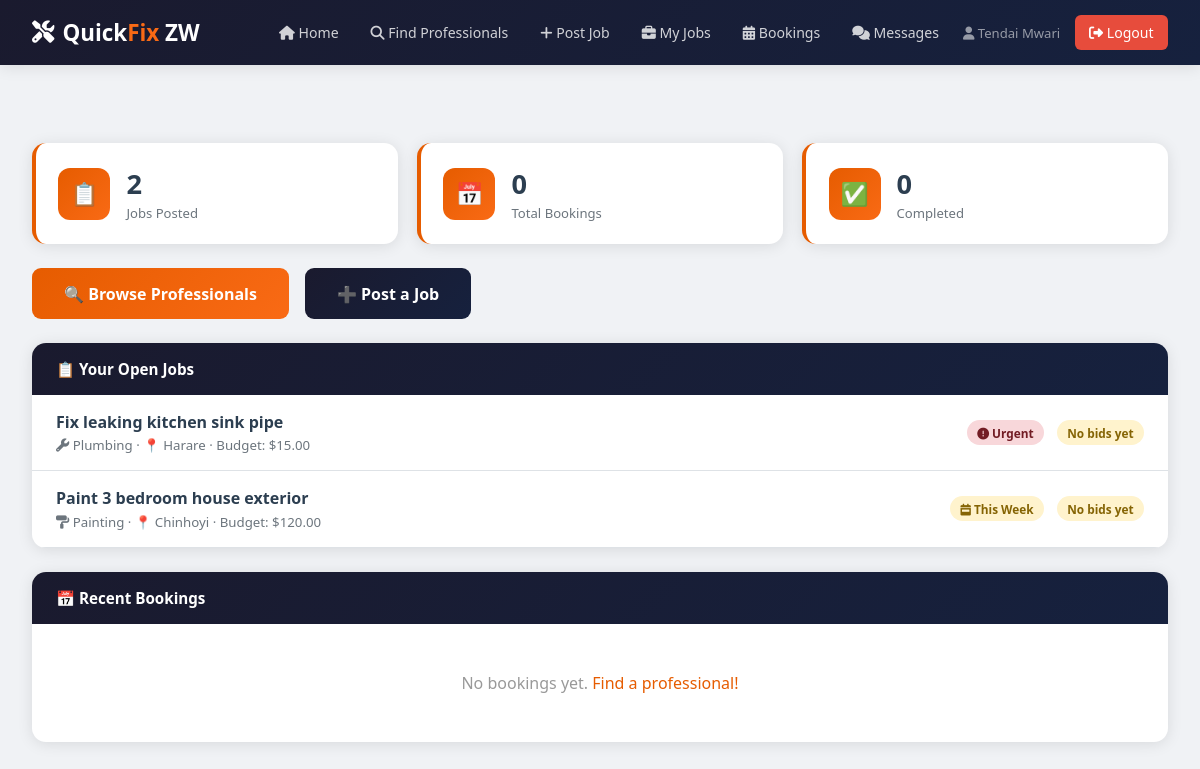
Page /client/dashboard.php (signed in) on the committed database.
### tables this page shows
CREATE TABLE IF NOT EXISTS job_requests (
    job_id              INT AUTO_INCREMENT PRIMARY KEY,
    client_id           INT NOT NULL,
    title               VARCHAR(200) NOT NULL,
    description         TEXT NOT NULL,
    trade               ENUM('Plumbing','Electrical','Painting','Carpentry','Tiling','Roofing','Welding','Landscaping','General Handyman') NOT NULL,
    location            VARCHAR(100) NOT NULL,
    client_budget       DECIMAL(10,2) DEFAULT 0.00,
    urgency             ENUM('flexible','within_week','urgent') DEFAULT 'flexible',
    status              ENUM('open','in_progress','completed','cancelled') DEFAULT 'open',
    hired_professional  INT DEFAULT NULL,
    created_at          TIMESTAMP DEFAULT CURRENT_TIMESTAMP,
    FOREIGN KEY (client_id) REFERENCES users(user_id),
    FOREIGN KEY (hired_professional) REFERENCES users(user_id)
);

### client/dashboard.php (the view, shortened to what this page needs)
<?php
require_once '../includes/db.php';
require_once '../includes/functions.php';
$uid = $_SESSION['user_id'];
$jobs   = $pdo->prepare("SELECT COUNT(*) as c FROM job_requests WHERE client_id=?"); $jobs->execute([$uid]); $jobCount=$jobs->fetch()['c'];
$books  = $pdo->prepare("SELECT COUNT(*) as c FROM bookings WHERE client_id=?"); $books->execute([$uid]); $bookCount=$books->fetch()['c'];
$done   = $pdo->prepare("SELECT COUNT(*) as c FROM bookings WHERE client_id=? AND status='completed'"); $done->execute([$uid]); $doneCount=$done->fetch()['c'];
$openJobs = $pdo->prepare("SELECT j.*,(SELECT COUNT(*) FROM bids WHERE job_id=j.job_id) as bid_count FROM job_requests j WHERE j.client_id=? AND j.status='open' ORDER BY j.created_at DESC LIMIT 5"); $openJobs->execute([$uid]); $myOpen=$openJobs->fetchAll();
$recentBooks = $pdo->prepare("SELECT b.*,u.full_name as pro_name,pp.trade FROM bookings b JOIN users u ON b.professional_id=u.user_id JOIN professional_profiles pp ON u.user_id=pp.user_id WHERE b.client_id=? ORDER BY b.created_at DESC LIMIT 5"); $recentBooks->execute([$uid]); $recent=$recentBooks->fetchAll();
?>
<!DOCTYPE html><html lang="en"><head>
<link rel="stylesheet" href="<?= BASE_URL ?>/css/style.css">
<link rel="stylesheet" href="https://cdnjs.cloudflare.com/ajax/libs/font-awesome/6.5.2/css/all.min.css">
</head><body>
<?php include '../includes/navbar.php'; ?>
<div class="container">
  <br>
  <div class="card-grid">
    <div class="stat-card"><div class="stat-icon">📋</div><div class="stat-info"><h3><?=$jobCount?></h3><p>Jobs Posted</p></div></div>
    <div class="stat-card"><div class="stat-icon">📅</div><div class="stat-info"><h3><?=$bookCount?></h3><p>Total Bookings</p></div></div>
    <div class="stat-card"><div class="stat-icon">✅</div><div class="stat-info"><h3><?=$doneCount?></h3><p>Completed</p></div></div>
  </div>
  <div style="display:flex;gap:1rem;flex-wrap:wrap;margin-bottom:1.5rem">
    <a href="<?= BASE_URL ?>/client/browse.php" class="btn btn-primary btn-lg">🔍 Browse Professionals</a>
    <a href="<?= BASE_URL ?>/client/post_job.php" class="btn btn-secondary btn-lg">➕ Post a Job</a>
  </div>
  <?php if(!empty($myOpen)): ?>
  <div class="card" style="margin-bottom:1.5rem">
    <div class="card-header">📋 Your Open Jobs</div>
    <div class="card-body" style="padding:0">
      <?php foreach($myOpen as $j): ?>
      <div style="padding:1rem 1.5rem;border-bottom:1px solid var(--border);display:flex;justify-content:space-between;align-items:center;flex-wrap:wrap;gap:0.5rem">
        <div>
          <strong><?= htmlspecialchars($j['title']) ?></strong>
          <div style="font-size:0.83rem;color:var(--gray);margin-top:0.2rem">
            <?= tradeIcon($j['trade']) ?> <?=$j['trade']?> · 📍 <?=$j['location']?> · Budget: $<?=number_format($j['client_budget'],2)?>
          </div>
        </div>
        <div style="display:flex;align-items:center;gap:0.8rem">
          <?= urgencyBadge($j['urgency']) ?>
          <?php if($j['bid_count']>0): ?>
            <a href="<?= BASE_URL ?>/client/view_bids.php?job=<?=$j['job_id']?>" class="btn btn-primary btn-sm">💰 <?=$j['bid_count']?> Bid(s)</a>
          <?php else: ?>
            <span class="badge badge-warning">No bids yet</span>
          <?php endif; ?>
        </div>
      </div>
      <?php endforeach; ?>
    </div>
  </div>
  <?php endif; ?>
  <div class="card">
    <div class="card-header">📅 Recent Bookings</div>
    <div class="card-body">
      <?php if(empty($recent)): ?>
        <p style="color:#999;text-align:center;padding:1.5rem">No bookings yet. <a href="<?= BASE_URL ?>/client/browse.php" style="color:var(--primary)">Find a professional!</a></p>
      <?php endif; ?>
    </div>
  </div>
</div>
</body></html>

### includes/functions.php (shortened to what this page needs)
<?php
function icon($name, $label=''){
    $labelAttr = $label !== '' ? ' aria-label="'.htmlspecialchars($label, ENT_QUOTES).'"' : ' aria-hidden="true"';
    return '<i class="fa-solid fa-'.$name.'"'.$labelAttr.'></i>';
}
function urgencyBadge($u){
    return match($u){
        'urgent' => '<span class="badge badge-danger">'.icon('circle-exclamation').' Urgent</span>',
        'within_week' => '<span class="badge badge-warning">'.icon('calendar-week').' This Week</span>',
        default => '<span class="badge badge-success">'.icon('calendar-check').' Flexible</span>'
    };
}
function tradeIcon($t){
    return match($t){
        'Plumbing' => icon('wrench'),
        'Electrical' => icon('bolt'),
        'Painting' => icon('paint-roller'),
        'Carpentry' => icon('hammer'),
        'Tiling' => icon('border-all'),
        'Roofing' => icon('house'),
        'Welding' => icon('fire-flame-curved'),
        'Landscaping' => icon('leaf'),
        default => icon('screwdriver-wrench')
    };
}
?>

### css/style.css (style rules this page uses)
:root { --primary: #e65c00; --primary-light: #f96a15; --primary-dark: #c44d00; --secondary: #1a1a2e; --secondary-light: #16213e; --accent: #f5a623; --success: #27ae60; --danger: #e74c3c; --warning: #f39c12; --info: #2980b9; --light: #f8f9fa; --white: #ffffff; --gray: #6c757d; --dark: #2c3e50; --border: #dee2e6; --shadow: 0 2px 15px rgba(0,0,0,0.1); --shadow-lg: 0 8px 30px rgba(0,0,0,0.15); }
* { margin:0; padding:0; box-sizing:border-box; }
body { font-family:'Segoe UI',Tahoma,Geneva,Verdana,sans-serif; background:#f0f2f5; color:var(--dark); }
a { text-decoration:none; color:inherit; }
.fa-solid, .fa-regular { line-height:1; }
.container { max-width:1200px; margin:0 auto; padding:2rem; }
.card { background:white; border-radius:14px; box-shadow:var(--shadow); overflow:hidden; }
.card-header { background:linear-gradient(135deg,var(--secondary),var(--secondary-light)); color:white; padding:1rem 1.5rem; font-weight:600; font-size:0.95rem; display:flex; align-items:center; gap:0.5rem; }
.card-body { padding:1.5rem; }
.card-grid { display:grid; grid-template-columns:repeat(auto-fit,minmax(240px,1fr)); gap:1.2rem; margin:1.5rem 0; }
.stat-card { background:white; border-radius:14px; padding:1.4rem; box-shadow:var(--shadow); display:flex; align-items:center; gap:1rem; border-left:4px solid var(--primary); }
.stat-icon { width:52px; height:52px; border-radius:12px; display:flex; align-items:center; justify-content:center; font-size:1.4rem; background:linear-gradient(135deg,var(--primary),var(--primary-light)); color:white; flex-shrink:0; }
.stat-info h3 { font-size:1.7rem; color:var(--dark); font-weight:700; }
.stat-info p { color:var(--gray); font-size:0.82rem; margin-top:0.1rem; }
.btn { padding:0.68rem 1.4rem; border:none; border-radius:9px; cursor:pointer; font-size:0.88rem; font-weight:600; transition:all 0.2s; display:inline-flex; align-items:center; gap:0.4rem; font-family:inherit; }
.btn-primary { background:linear-gradient(135deg,var(--primary),var(--primary-light)); color:white; }
.btn-secondary { background:linear-gradient(135deg,var(--secondary),var(--secondary-light)); color:white; }
.btn-lg { padding:0.9rem 2rem; font-size:1rem; }
.badge { padding:0.28rem 0.65rem; border-radius:20px; font-size:0.74rem; font-weight:600; display:inline-block; }
.badge-warning { background:#fff3cd; color:#856404; }
.badge-danger { background:#f8d7da; color:#721c24; }

### rows in the picture
job_requests: title "Fix leaking kitchen sink pipe", trade "Plumbing", location "Harare", client_budget "15.00", urgency "Urgent"
job_requests: title "Paint 3 bedroom house exterior", trade "Painting", location "Chinhoyi", client_budget "120.00", urgency "This Week"

### other values in the picture
$name "Tendai Mwari"
$jobCount "2"
$bookCount "0"
$doneCount "0"
